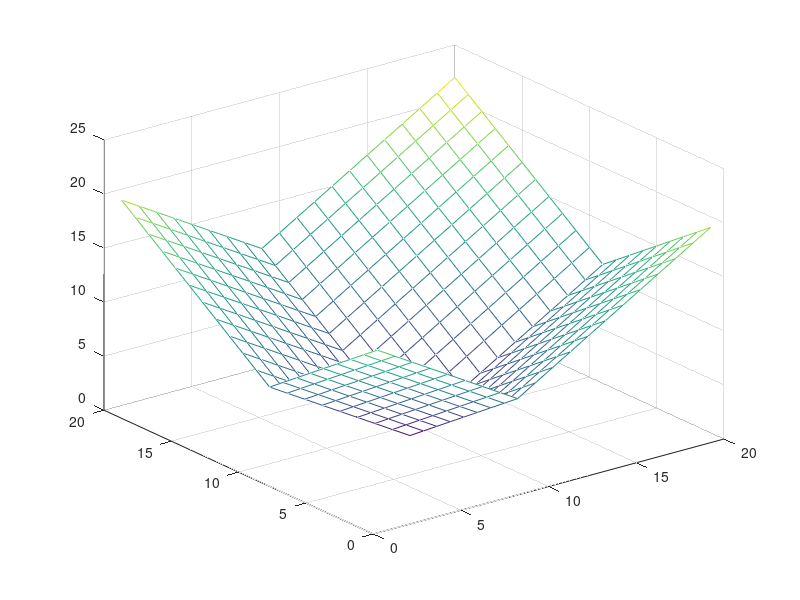
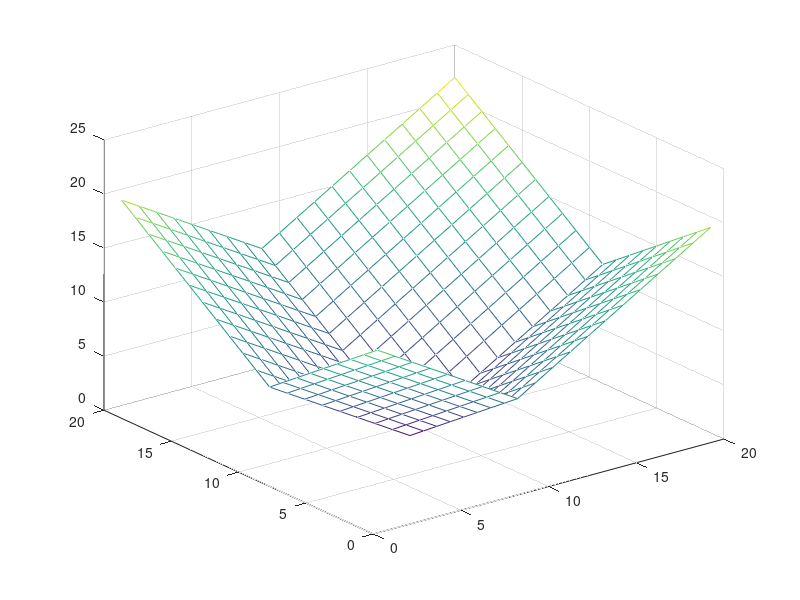
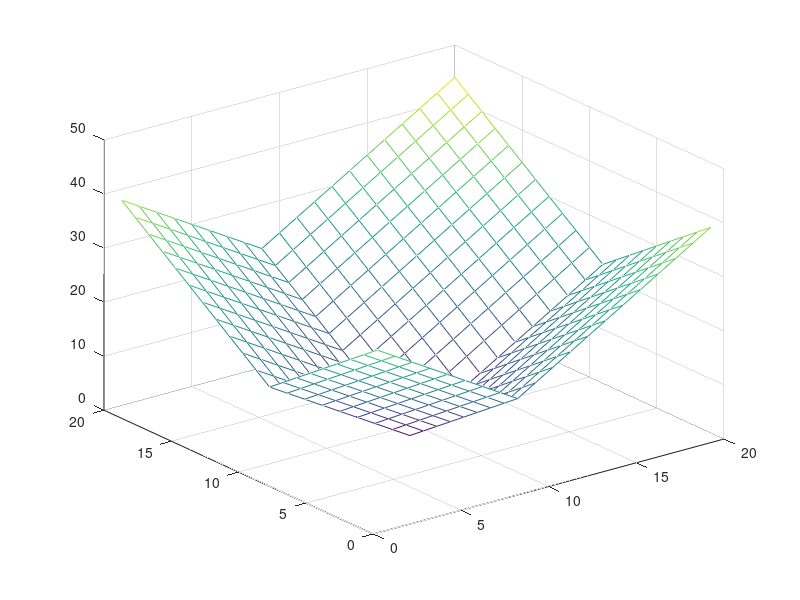

Reproduce these figures in MATLAB, in order.
C=ones(22,22)*1e2;
C(2:21,2:21)=zeros(20,20);
Cold=C;

for it=1:50
    for i=2:21
        for j=2:21
            C(i,j)=1+min([Cold(i+1,j) Cold(i-1,j) Cold(i,j-1) Cold(i,j+1)]);
            m(i,j) = abs(i-10) + abs(j-10);
            C(10,10)=0;
        end
        Cold=C;
    end
    figure(1)
    mesh(C(2:21,2:21))
    
end
figure(2)
mesh(m(2:21,2:21))
figure(3)
mesh(m(2:21,2:21)+C(2:21,2:21))